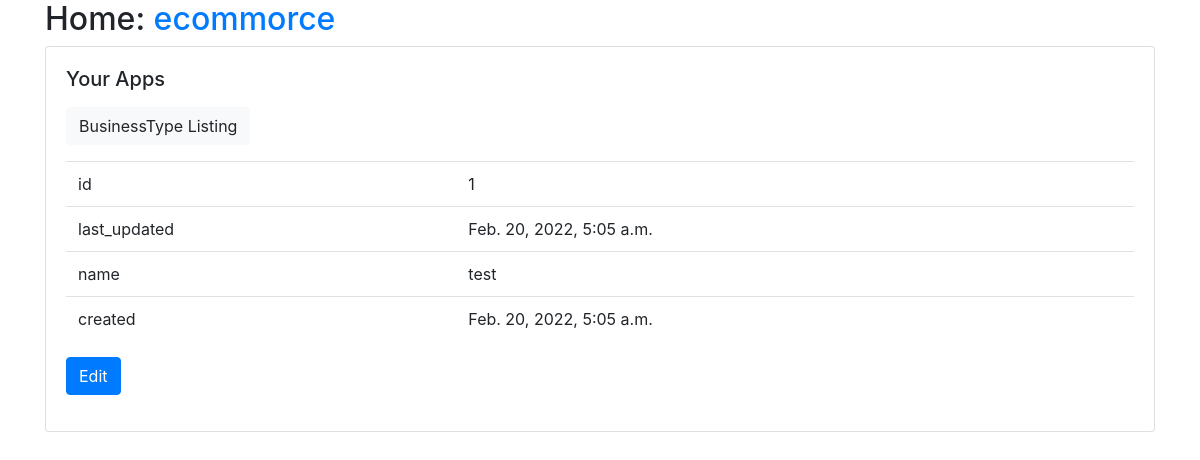
Screenshot of /BusinessOwener/BusinessOwener/BusinessType/detail/1/ with the database file from the repository.
### BusinessOwener/models.py (models this page shows, shortened)
class BusinessType(models.Model):
    id = models.AutoField(primary_key=True)
    last_updated = models.DateTimeField(auto_now=True, editable=False)
    name = models.CharField(max_length=30)
    created = models.DateTimeField(auto_now_add=True, editable=False)
    class Meta:
        pass
    def get_update_url(self):
        return reverse("BusinessOwener_BusinessType_update", args=(self.id,))

### BusinessOwener/views.py (the view)
# urls.py: path("BusinessOwener/BusinessType/detail/<int:id>/", views.BusinessTypeDetailView.as_view(), name="BusinessOwener_BusinessType_detail"),
class BusinessTypeDetailView(generic.DetailView):
    model = models.BusinessType
    form_class = forms.BusinessTypeForm
    pk_url_kwarg = "id"

### BusinessOwener/templates/BusinessOwener/businesstype_detail.html
{% extends "base.html" %}
{% load static %}
{% block content %}
<p>
    <a class="btn btn-light" href="{% url 'BusinessOwener_BusinessType_list' %}">
    BusinessType Listing
    </a>
</p>
<table class="table">
    <tr><td>id</td><td>{{ object.id }}</td></tr>
    <tr><td>last_updated</td><td>{{ object.last_updated }}</td></tr>
    <tr><td>name</td><td>{{ object.name }}</td></tr>
    <tr><td>created</td><td>{{ object.created }}</td></tr>
</table>
<a class="btn btn-primary" href="{{object.get_update_url}}">Edit</a>
{% endblock %}

### rows the page displays
BusinessType: id "1", last_updated "Feb. 20, 2022, 5:05 a.m.", name "test", created "Feb. 20, 2022, 5:05 a.m."
